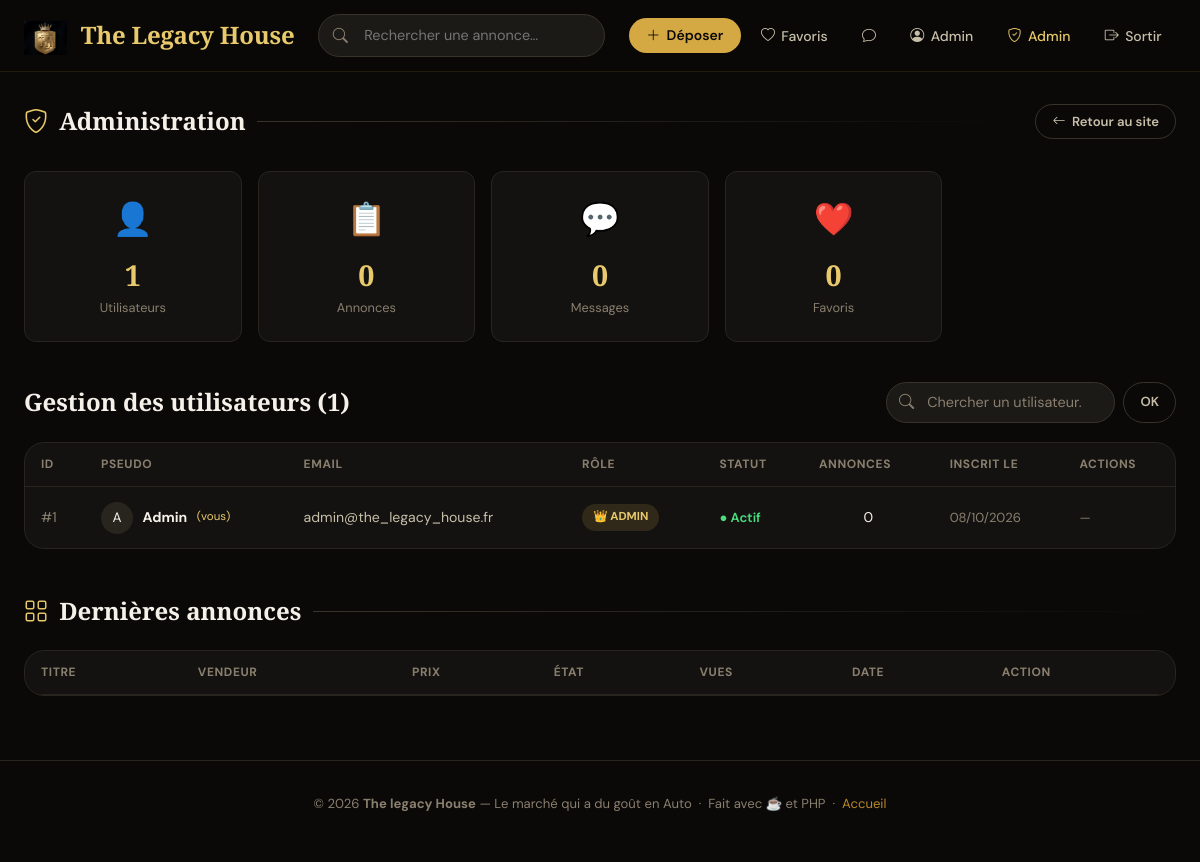
/admin/index.php (signed in), run on the app's committed database.
### tables this page shows
CREATE TABLE `users` (
  `id`         INT UNSIGNED    NOT NULL AUTO_INCREMENT,
  `pseudo`     VARCHAR(60)     NOT NULL,
  `email`      VARCHAR(180)    NOT NULL,
  `password`   VARCHAR(255)    NOT NULL,
  `avatar`     VARCHAR(255)    DEFAULT NULL,
  `role`       ENUM('member','admin') NOT NULL DEFAULT 'member',
  `is_active`  TINYINT(1)      NOT NULL DEFAULT 1,
  `created_at` DATETIME        NOT NULL DEFAULT CURRENT_TIMESTAMP,
  PRIMARY KEY (`id`),
  UNIQUE KEY `email` (`email`)
);

### includes/functions.php (called while the page is built, shortened)
<?php
function isLoggedIn(): bool {
    return !empty($_SESSION['user_id']);
}
function currentUser(): ?array {
    static $user = null;
    if ($user === null) {
        $pdo  = getPDO();
        $stmt = $pdo->prepare('SELECT * FROM users WHERE id = ? AND is_active = 1');
        $stmt->execute([$_SESSION['user_id']]);
        $user = $stmt->fetch() ?: null;
    }
    return $user;
}
function isAdmin(): bool {
    $u = currentUser();
    return $u && $u['role'] === 'admin';
}
function requireAdmin(): void {
    if (!isAdmin()) {
        header('Location: ' . BASE_URL . '/index.php');
        exit;
    }
}
function h(string $s): string {
    return htmlspecialchars($s, ENT_QUOTES | ENT_SUBSTITUTE, 'UTF-8');
}

### admin/index.php (the view, shortened to what this page needs)
<?php
require_once __DIR__ . '/../includes/functions.php';
requireAdmin();
$pdo = getPDO();
$me  = currentUser();
$q     = trim($_GET['q'] ?? '');
$where = $q ? 'WHERE pseudo LIKE ? OR email LIKE ?' : '';
$params = $q ? ["%$q%", "%$q%"] : [];
$stmt = $pdo->prepare("
    SELECT u.*,
           (SELECT COUNT(*) FROM annonces WHERE user_id = u.id) AS nb_annonces
    FROM users u
    $where
    ORDER BY u.created_at DESC
");
$stmt->execute($params);
$users = $stmt->fetchAll();
$stats = $pdo->query("
    SELECT
      (SELECT COUNT(*) FROM users)    AS total_users,
      (SELECT COUNT(*) FROM annonces) AS total_annonces,
      (SELECT COUNT(*) FROM messages) AS total_messages,
      (SELECT COUNT(*) FROM favoris)  AS total_favoris
")->fetch();
require_once __DIR__ . '/../includes/header.php';
?>
<div class="page-wrap">
  <div style="display:flex;align-items:center;gap:1rem;margin-bottom:2rem">
    <h1 class="section-title fade-up" style="margin:0;flex:1">
      <i class="bi bi-shield-check" style="color:var(--gold-400)"></i>
      Administration
    </h1>
    <a href="<?= BASE_URL ?>/index.php" class="btn btn-outline btn-sm">
      <i class="bi bi-arrow-left"></i> Retour au site
    </a>
  </div>
  <div style="display:grid;grid-template-columns:repeat(auto-fill,minmax(180px,1fr));gap:1rem;margin-bottom:2.5rem">
    <?php
    $cards = [
      ['👤', 'Utilisateurs', $stats['total_users']],
      ['📋', 'Annonces',     $stats['total_annonces']],
      ['💬', 'Messages',     $stats['total_messages']],
      ['❤️', 'Favoris',      $stats['total_favoris']],
    ];
    foreach ($cards as [$icon, $label, $val]):
    ?>
    <div style="background:var(--bg-800);border:1px solid var(--bg-600);border-radius:var(--radius-md);
                padding:1.4rem;text-align:center" class="fade-up">
      <div style="font-size:2rem;margin-bottom:.4rem"><?= $icon ?></div>
      <div style="font-size:1.8rem;font-weight:700;color:var(--gold-400);font-family:'Playfair Display',serif">
        <?= number_format($val) ?>
      </div>
      <div style="font-size:.8rem;color:var(--text-300)"><?= $label ?></div>
    </div>
    <?php endforeach; ?>
  </div>
  <div style="display:flex;align-items:center;justify-content:space-between;gap:1rem;margin-bottom:1.2rem">
    <h2 class="section-title" style="margin:0">Gestion des utilisateurs (<?= count($users) ?>)</h2>
    <form method="GET" style="display:flex;gap:.5rem">
      <div class="nav-search-wrap" style="display:flex;max-width:280px;position:relative">
        <input type="search" name="q" class="form-control"
               placeholder="Chercher un utilisateur…"
               value="<?= h($q) ?>"
               style="padding-left:2.5rem;border-radius:50px">
      </div>
      <button type="submit" class="btn btn-outline btn-sm">OK</button>
    </form>
  </div>
  <div style="background:var(--bg-800);border:1px solid var(--bg-600);border-radius:var(--radius-lg);overflow:hidden">
    <div style="overflow-x:auto">
      <table class="admin-table">
        <thead>
          <tr>
            <th>ID</th>
            <th>Pseudo</th>
            <th>Email</th>
            <th>Rôle</th>
            <th>Statut</th>
            <th>Annonces</th>
            <th>Inscrit le</th>
            <th>Actions</th>
          </tr>
        </thead>
        <tbody>
          <?php foreach ($users as $u): ?>
            <tr>
              <td style="color:var(--text-300)">#<?= $u['id'] ?></td>
              <td>
                <div style="display:flex;align-items:center;gap:.6rem">
                  <div class="avatar" style="width:32px;height:32px;font-size:.85rem">
                    <?php if ($u['avatar']): ?>
                      <img src="<?= BASE_URL ?>/uploads/<?= h($u['avatar']) ?>" alt="">
                    <?php else: ?>
                      <?= mb_strtoupper(mb_substr($u['pseudo'], 0, 1)) ?>
                    <?php endif; ?>
                  </div>
                  <strong><?= h($u['pseudo']) ?></strong>
                  <?php if ($u['id'] === $me['id']): ?>
                    <span style="font-size:.72rem;color:var(--gold-400)">(vous)</span>
                  <?php endif; ?>
                </div>
              </td>
              <td style="color:var(--text-200)"><?= h($u['email']) ?></td>
              <td>
                <span class="role-badge <?= $u['role'] === 'admin' ? 'role-admin' : 'role-member' ?>">
                  <?= $u['role'] === 'admin' ? '👑 Admin' : 'Membre' ?>
                </span>
              </td>
              <td>
                <span style="color:<?= $u['is_active'] ? 'var(--accent-green)' : 'var(--accent-red)' ?>;
                             font-size:.82rem;font-weight:600">
                  <?= $u['is_active'] ? '● Actif' : '● Désactivé' ?>
                </span>
              </td>
              <td style="text-align:center"><?= $u['nb_annonces'] ?></td>
              <td style="color:var(--text-300);font-size:.82rem">
                <?= (new DateTime($u['created_at']))->format('d/m/Y') ?>
              </td>
              <td>
                <?php if ($u['id'] !== $me['id']): ?>
                  <div style="display:flex;gap:.35rem;flex-wrap:wrap">
                    <form method="POST" style="display:inline">
                      <input type="hidden" name="user_id" value="<?= $u['id'] ?>">
                      <input type="hidden" name="action" value="<?= $u['role'] === 'admin' ? 'demote' : 'promote' ?>">
                      <button type="submit" class="btn btn-outline btn-sm"
                              title="<?= $u['role'] === 'admin' ? 'Rétrograder' : 'Promouvoir admin' ?>">
                        <i class="bi bi-<?= $u['role'] === 'admin' ? 'arrow-down-circle' : 'shield-plus' ?>"></i>
                      </button>
                    </form>
                    <form method="POST" style="display:inline">
                      <input type="hidden" name="user_id" value="<?= $u['id'] ?>">
                      <input type="hidden" name="action" value="toggle">
                      <button type="submit" class="btn btn-outline btn-sm"
                              title="<?= $u['is_active'] ? 'Désactiver' : 'Activer' ?>">
                        <i class="bi bi-<?= $u['is_active'] ? 'pause-circle' : 'play-circle' ?>"></i>
                      </button>
                    </form>
                    <form method="POST" style="display:inline">
                      <input type="hidden" name="user_id" value="<?= $u['id'] ?>">
                      <input type="hidden" name="action" value="delete">
                      <button type="submit" class="btn btn-danger btn-sm"
                              title="Supprimer"
                              onclick="return confirm('Supprimer définitivement <?= h($u['pseudo']) ?> et toutes ses données ?')">
                        <i class="bi bi-trash"></i>
                      </button>
                    </form>
                  </div>
                <?php else: ?>
                  <span style="color:var(--text-300);font-size:.8rem">—</span>
                <?php endif; ?>
              </td>
            </tr>
          <?php endforeach; ?>
        </tbody>
      </table>
    </div>
  </div>
  <div style="margin-top:3rem">
    <h2 class="section-title">
      <i class="bi bi-grid" style="color:var(--gold-400)"></i> Dernières annonces
    </h2>
    <div style="background:var(--bg-800);border:1px solid var(--bg-600);border-radius:var(--radius-lg);overflow:hidden">
      <table class="admin-table">
        <thead>
          <tr><th>Titre</th><th>Vendeur</th><th>Prix</th><th>État</th><th>Vues</th><th>Date</th><th>Action</th></tr>
        </thead>
      </table>
    </div>
  </div>
</div>
<?php require_once __DIR__ . '/../includes/footer.php'; ?>

### includes/header.php (shortened to what this page needs)
<?php
require_once __DIR__ . '/functions.php';
$user = currentUser();
?>
<!DOCTYPE html>
<html lang="fr">
<head>
  <link rel="stylesheet" href="https://cdn.jsdelivr.net/npm/bootstrap@5.3.3/dist/css/bootstrap.min.css">
  <link rel="stylesheet" href="https://cdn.jsdelivr.net/npm/bootstrap-icons@1.11.3/font/bootstrap-icons.min.css">
  <link rel="stylesheet" href="<?= BASE_URL ?>/css/style.css">
</head>
<body>
<nav class="the_legacy_house-nav">
  <div class="nav-inner">
  <a href="<?= BASE_URL ?>/index.php" class="nav-brand">
  <img src="<?= BASE_URL ?>/uploads/logo.png" alt="Logo" style="height:34px; width:auto; vertical-align:middle; margin-right:8px;">
  The Legacy House
</a>
    <div class="nav-search-wrap">
      <form method="GET" action="<?= BASE_URL ?>/index.php">
        <input type="search" name="q"
               placeholder="Rechercher une annonce…"
               value="<?= h($_GET['q'] ?? '') ?>">
      </form>
    </div>
    <div class="nav-links">
      <?php if ($user): ?>
        <a href="<?= BASE_URL ?>/annonce/create.php" class="btn-publish btn">
          <i class="bi bi-plus-lg"></i> Déposer
        </a>
        <a href="<?= BASE_URL ?>/favoris.php">
          <i class="bi bi-heart"></i> Favoris
        </a>
        <a href="<?= BASE_URL ?>/messagerie.php">
          <i class="bi bi-chat"></i>
        </a>
        <a href="<?= BASE_URL ?>/profil.php">
          <i class="bi bi-person-circle"></i>
          <?= h($user['pseudo']) ?>
        </a>
        <?php if ($user['role'] === 'admin'): ?>
          <a href="<?= BASE_URL ?>/admin/index.php" style="color:var(--gold-400)">
            <i class="bi bi-shield-check"></i> Admin
          </a>
        <?php endif; ?>
        <form method="POST" action="<?= BASE_URL ?>/logout.php" style="display:inline">
          <button type="submit"><i class="bi bi-box-arrow-right"></i> Sortir</button>
        </form>
      <?php else: ?>
        <a href="<?= BASE_URL ?>/login.php"><i class="bi bi-person"></i> Connexion</a>
        <a href="<?= BASE_URL ?>/register.php" class="btn-publish btn">S'inscrire</a>
      <?php endif; ?>
    </div>
  </div>
</nav>
<main>

### css/style.css (style rules this page uses)
:root { --bg-900: #0a0908; --bg-800: #131210; --bg-700: #1c1a17; --bg-600: #28251f; --bg-500: #38342b; --gold-400: #e8c96b; --gold-500: #d4a843; --gold-600: #b8882a; --text-100: #f5f0e8; --text-200: #c8bfaa; --text-300: #8a7f6e; --accent-green: #4ade80; --accent-blue: #60a5fa; --accent-orange: #fb923c; --accent-red: #f87171; --radius-sm: 6px; --radius-md: 12px; --radius-lg: 20px; --shadow-sm: 0 1px 3px rgba(0,0,0,.4); --shadow-md: 0 4px 16px rgba(0,0,0,.5); --shadow-lg: 0 12px 40px rgba(0,0,0,.6); --shadow-gold: 0 0 20px rgba(212,168,67,.15); --transition: .22s cubic-bezier(.4,0,.2,1); }
*, *::before, *::after { box-sizing: border-box; margin: 0; padding: 0; }
html { scroll-behavior: smooth; }
body { font-family: 'DM Sans', sans-serif; background: var(--bg-900); color: var(--text-100); min-height: 100vh; line-height: 1.6; -webkit-font-smoothing: antialiased; }
.the_legacy_house-nav { position: sticky; top: 0; z-index: 1000; background: rgba(10,9,8,.92); backdrop-filter: blur(20px); -webkit-backdrop-filter: blur(20px); border-bottom: 1px solid rgba(212,168,67,.12); }
.nav-inner { max-width: 1380px; margin: 0 auto; display: flex; align-items: center; gap: 1.5rem; padding: .9rem 1.5rem; }
.nav-brand { font-family: 'Playfair Display', serif; font-size: 1.5rem; font-weight: 700; color: var(--gold-400); text-decoration: none; letter-spacing: -.01em; flex-shrink: 0; }
.nav-search-wrap { flex: 1; max-width: 520px; position: relative; }
.nav-search-wrap input { width: 100%; background: var(--bg-700); border: 1px solid var(--bg-500); border-radius: 50px; padding: .55rem 1.2rem .55rem 2.8rem; color: var(--text-100); font-family: inherit; font-size: .9rem; transition: border-color var(--transition), box-shadow var(--transition); }
.nav-links { display: flex; align-items: center; gap: .35rem; margin-left: auto; }
.nav-links a, .nav-links button { display: flex; align-items: center; gap: .4rem; padding: .45rem .9rem; border-radius: 50px; font-size: .875rem; font-weight: 500; color: var(--text-200); text-decoration: none; background: none; border: none; cursor: pointer; transition: color var(--transition), background var(--transition); font-family: inherit; }
.nav-links .btn-publish { background: var(--gold-500); color: var(--bg-900) !important; font-weight: 600; padding: .45rem 1.1rem; }
.page-wrap { max-width: 1380px; margin: 0 auto; padding: 2rem 1.5rem 4rem; }
.section-title { font-family: 'Playfair Display', serif; font-size: 1.5rem; font-weight: 700; color: var(--text-100); margin-bottom: 1.5rem; display: flex; align-items: center; gap: .7rem; }
.section-title::after { content: ''; flex: 1; height: 1px; background: linear-gradient(90deg, var(--bg-500) 0%, transparent 100%); }
.form-control { width: 100%; background: var(--bg-700); border: 1px solid var(--bg-500); border-radius: var(--radius-sm); padding: .7rem 1rem; color: var(--text-100); font-family: inherit; font-size: .95rem; transition: border-color var(--transition), box-shadow var(--transition); }
.form-control::placeholder { color: var(--text-300); }
.btn { display: inline-flex; align-items: center; justify-content: center; gap: .4rem; padding: .7rem 1.6rem; border-radius: 50px; border: none; cursor: pointer; font-family: inherit; font-size: .9rem; font-weight: 600; text-decoration: none; transition: all var(--transition); white-space: nowrap; }
.btn-outline { background: none; color: var(--text-200); border: 1px solid var(--bg-500); }
.btn-sm { padding: .4rem 1rem; font-size: .82rem; }
.avatar { width: 44px; height: 44px; border-radius: 50%; background: var(--bg-600); object-fit: cover; display: flex; align-items: center; justify-content: center; font-size: 1.2rem; overflow: hidden; flex-shrink: 0; }
.admin-table { width: 100%; border-collapse: collapse; font-size: .88rem; }
.admin-table th { text-align: left; padding: .75rem 1rem; font-size: .75rem; font-weight: 700; text-transform: uppercase; letter-spacing: .05em; color: var(--text-300); border-bottom: 1px solid var(--bg-600); }
.admin-table td { padding: .9rem 1rem; border-bottom: 1px solid var(--bg-700); vertical-align: middle; }
.admin-table tr:last-child td { border-bottom: none; }
.role-badge { display: inline-flex; align-items: center; gap: .3rem; padding: .25rem .7rem; border-radius: 50px; font-size: .72rem; font-weight: 700; text-transform: uppercase; }
.role-admin { background: rgba(212,168,67,.15); color: var(--gold-400); }
.fade-up { animation: fadeUp .45s ease both; }

### data on the page
users: pseudo "Admin", id "1", pseudo "A", shows "(vous)", email "admin@the_legacy_house.fr", role "👑 ADMIN", is_active "● Actif", nb_annonces "0", created_at "08/10/2026"

### other printed values
$icon "👤"
$val "1"
$label "Utilisateurs"
$icon "📋"
$val "0"
$label "Annonces"
$icon "💬"
$label "Messages"
$icon "❤️"
$label "Favoris"
count($users) "1"
SITE_NAME "The legacy House"
SITE_TAGLINE "Le marché qui a du goût en Auto"
